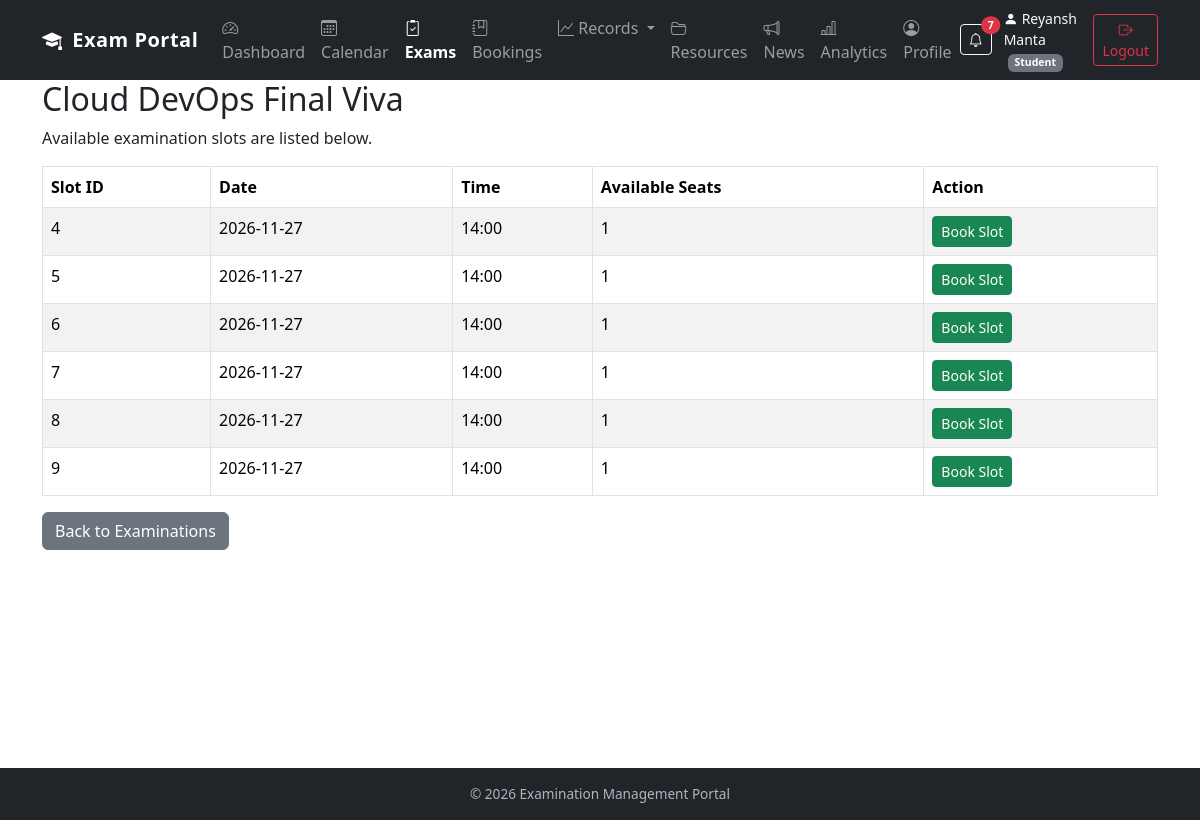
The app's page /student/examinations/2 (signed in) with its own data.
### models.py (models this page shows, shortened)
class User(db.Model):
    id = db.Column(db.Integer, primary_key=True)
    name = db.Column(db.String(100), nullable=False)
    email = db.Column(db.String(100), unique=True, nullable=False)
    password_hash = db.Column(db.String(200), nullable=False)
    role = db.Column(db.String(20), nullable=False)
    is_approved = db.Column(db.Boolean, default=False)
    is_active = db.Column(db.Boolean, default=True)

class Examination(db.Model):
    id = db.Column(db.Integer, primary_key=True)
    name = db.Column(db.String(100), nullable=False)
    course_id = db.Column(
        db.Integer, db.ForeignKey("course.id"), nullable=False
    )
    status = db.Column(db.String(30), default="Draft")
    slot_creation_start = db.Column(db.String(30))
    slot_creation_end = db.Column(db.String(30))
    booking_start = db.Column(db.String(30))
    booking_end = db.Column(db.String(30))
    slot_creation_open = db.Column(db.Boolean, default=False)
    booking_open = db.Column(db.Boolean, default=False)
    course = db.relationship("Course", backref="examinations")

class ExaminationSlot(db.Model):
    id = db.Column(db.Integer, primary_key=True)
    examination_id = db.Column(
        db.Integer, db.ForeignKey("examination.id"), nullable=False
    )
    examiner_id = db.Column(
        db.Integer, db.ForeignKey("user.id"), nullable=False
    )
    date = db.Column(db.String(20), nullable=False)
    time = db.Column(db.String(20), nullable=False)
    examination = db.relationship("Examination", backref="slots")
    examiner = db.relationship("User", backref="assigned_slots")
    capacity = db.Column(db.Integer, default=1)

### app.py (the view)
@app.route("/student/examinations/<int:examination_id>")
@role_required("Student")
def student_examination_slots(examination_id):
    examination = Examination.query.get_or_404(examination_id)
    slots = ExaminationSlot.query.filter_by(
        examination_id=examination_id
    ).filter(
        ExaminationSlot.date >= date.today().isoformat()
    ).all()
    available_slots = []
    for slot in slots:
        booked_count = Booking.query.filter_by(
            slot_id=slot.id,
            status="Booked"
        ).count()
        remaining_seats = slot.capacity - booked_count
        if remaining_seats > 0:
            available_slots.append({
                "slot": slot,
                "remaining_seats": remaining_seats
            })
    return render_template(
        "student_slots.html",
        examination=examination,
        available_slots=available_slots
    )

### app.py (called while the page is built)
def role_required(required_role):
    def decorator(function):
        @wraps(function)
        def wrapper(*args, **kwargs):
            if "user_id" not in session:
                return redirect(url_for("login"))
            user = User.query.get(session["user_id"])
            if not user.is_active:
                session.clear()
                return redirect(url_for("login"))
            if user is None:
                session.clear()
                return redirect(url_for("login"))
            if user.role != required_role:
                abort(403)
            if user.role == "Examiner" and not user.is_approved:
                session.clear()
                return redirect(url_for("login"))
            return function(*args, **kwargs)
        return wrapper
    return decorator

@app.context_processor
def inject_global_data():
    unread_count = 0
    if "user_id" in session:
        unread_count = Notification.query.filter_by(
            user_id=session["user_id"],
            is_read=False
        ).count()
    return {"unread_notifications_count": unread_count}

### templates/student_slots.html (shortened to what this page needs)
{% extends "base.html" %}
{% block content %}
<div class="container mt-4">
    <h2>{{ examination.name }}</h2>
    <p>Available examination slots are listed below.</p>
    {% if available_slots %}
    <div class="table-responsive">
        <table class="table table-bordered table-striped">
            <thead>
                <tr>
                    <th>Slot ID</th>
                    <th>Date</th>
                    <th>Time</th>
                    <th>Available Seats</th>
                    <th>Action</th>
                </tr>
            </thead>
            <tbody>
                {% for item in available_slots %}
                <tr>
                    <td>{{ item.slot.id }}</td>
                    <td>{{ item.slot.date }}</td>
                    <td>{{ item.slot.time }}</td>
                    <td>{{ item.remaining_seats }}</td>
                    <td>
                        <form method="POST"
                              action="{{ url_for(
                                  'student_book_slot',
                                  slot_id=item.slot.id
                              ) }}">
                            <button type="submit"
                                    class="btn btn-success btn-sm">
                                Book Slot
                            </button>
                        </form>
                    </td>
                </tr>
                {% endfor %}
            </tbody>
        </table>
    </div>
    {% else %}
        <p>No available slots for this examination.</p>
    {% endif %}
    <a href="{{ url_for('student_examinations') }}"
       class="btn btn-secondary">
        Back to Examinations
    </a>
</div>
{% endblock %}

### templates/base.html (shortened to what this page needs)
<!DOCTYPE html>
<html lang="en">
<head>
    <link href="https://cdn.jsdelivr.net/npm/bootstrap@5.3.3/dist/css/bootstrap.min.css" rel="stylesheet">
    <link href="https://cdn.jsdelivr.net/npm/bootstrap-icons@1.11.3/font/bootstrap-icons.min.css" rel="stylesheet">
</head>
<body>
    <nav class="navbar navbar-expand-lg navbar-dark bg-dark fixed-top">
        <div class="container">
            <a class="navbar-brand" href="{% if session.get('role') == 'Admin' %}{{ url_for('admin_dashboard') }}{% elif session.get('role') == 'Examiner' %}{{ url_for('examiner_dashboard') }}{% elif session.get('role') == 'Student' %}{{ url_for('student_dashboard') }}{% else %}{{ url_for('login') }}{% endif %}" title="Go to Dashboard">
                <i class="bi bi-mortarboard-fill me-1"></i> Exam Portal
            </a>
            <div class="collapse navbar-collapse" id="navbarNav">
                <ul class="navbar-nav me-auto">
                    {% if session.get("role") == "Admin" %}
                        <li class="nav-item">
                            <a class="nav-link {% if request.endpoint == 'admin_dashboard' %}active{% endif %}" href="{{ url_for('admin_dashboard') }}">
                                <i class="bi bi-speedometer2"></i> Dashboard
                            </a>
                        </li>
                        <li class="nav-item">
                            <a class="nav-link {% if request.endpoint in ['courses', 'add_course', 'edit_course'] %}active{% endif %}" href="{{ url_for('courses') }}">
                                <i class="bi bi-book"></i> Courses
                            </a>
                        </li>
                        <li class="nav-item dropdown">
                            <a class="nav-link dropdown-toggle {% if request.endpoint in ['examinations', 'add_examination', 'edit_examination', 'manage_rubrics', 'add_rubric', 'edit_rubric', 'examination_settings'] %}active{% endif %}" href="#" role="button" data-bs-toggle="dropdown">
                                <i class="bi bi-clipboard2-check"></i> Examinations
                            </a>
                            <ul class="dropdown-menu">
                                <li><a class="dropdown-item" href="{{ url_for('examinations') }}">All Examinations</a></li>
                                <li><a class="dropdown-item" href="{{ url_for('add_examination') }}">Add Examination</a></li>
                            </ul>
                        </li>
                        <li class="nav-item">
                            <a class="nav-link {% if request.endpoint == 'admin_slots' %}active{% endif %}" href="{{ url_for('admin_slots') }}">
                                <i class="bi bi-calendar-week"></i> Slots
                            </a>
                        </li>
                        <li class="nav-item">
                            <a class="nav-link {% if request.endpoint == 'admin_bookings' %}active{% endif %}" href="{{ url_for('admin_bookings') }}">
                                <i class="bi bi-journal-bookmark"></i> Bookings
                            </a>
                        </li>
                        <li class="nav-item">
                            <a class="nav-link {% if request.endpoint == 'admin_users' %}active{% endif %}" href="{{ url_for('admin_users') }}">
                                <i class="bi bi-people"></i> Users
                            </a>
                        </li>
                        <li class="nav-item">
                            <a class="nav-link {% if request.endpoint == 'admin_resources' %}active{% endif %}" href="{{ url_for('admin_resources') }}">
                                <i class="bi bi-folder2-open"></i> Resources
                            </a>
                        </li>
                        <li class="nav-item">
                            <a class="nav-link {% if request.endpoint == 'announcements_view' %}active{% endif %}" href="{{ url_for('announcements_view') }}">
                                <i class="bi bi-megaphone"></i> Announcements
                            </a>
                        </li>
                        <li class="nav-item">
                            <a class="nav-link {% if request.endpoint == 'performance_analytics' %}active{% endif %}" href="{{ url_for('performance_analytics') }}">
                                <i class="bi bi-bar-chart-line"></i> Analytics
                            </a>
                        </li>
                    {% elif session.get("role") == "Student" %}
                        <li class="nav-item">
                            <a class="nav-link {% if request.endpoint == 'student_dashboard' %}active{% endif %}" href="{{ url_for('student_dashboard') }}">
                                <i class="bi bi-speedometer2"></i> Dashboard
                            </a>
                        </li>
                        <li class="nav-item">
                            <a class="nav-link {% if request.endpoint == 'student_calendar' %}active{% endif %}" href="{{ url_for('student_calendar') }}">
                                <i class="bi bi-calendar3"></i> Calendar
                            </a>
                        </li>
                        <li class="nav-item">
                            <a class="nav-link {% if request.endpoint in ['student_examinations', 'student_examination_slots'] %}active{% endif %}" href="{{ url_for('student_examinations') }}">
                                <i class="bi bi-clipboard2-check"></i> Exams
                            </a>
                        </li>
                        <li class="nav-item">
                            <a class="nav-link {% if request.endpoint == 'student_bookings' %}active{% endif %}" href="{{ url_for('student_bookings') }}">
                                <i class="bi bi-journal-bookmark"></i> Bookings
                            </a>
                        </li>
                        <li class="nav-item dropdown">
                            <a class="nav-link dropdown-toggle {% if request.endpoint in ['student_history', 'student_upcoming', 'student_results'] %}active{% endif %}" href="#" role="button" data-bs-toggle="dropdown">
                                <i class="bi bi-graph-up"></i> Records
                            </a>
                        </li>
                        <li class="nav-item">
                            <a class="nav-link {% if request.endpoint == 'student_resources' %}active{% endif %}" href="{{ url_for('student_resources') }}">
                                <i class="bi bi-folder2-open"></i> Resources
                            </a>
                        </li>
                        <li class="nav-item">
                            <a class="nav-link {% if request.endpoint == 'announcements_view' %}active{% endif %}" href="{{ url_for('announcements_view') }}">
                                <i class="bi bi-megaphone"></i> News
                            </a>
                        </li>
                        <li class="nav-item">
                            <a class="nav-link {% if request.endpoint == 'performance_analytics' %}active{% endif %}" href="{{ url_for('performance_analytics') }}">
                                <i class="bi bi-bar-chart-line"></i> Analytics
                            </a>
                        </li>
                        <li class="nav-item">
                            <a class="nav-link {% if request.endpoint == 'student_profile' %}active{% endif %}" href="{{ url_for('student_profile') }}">
                                <i class="bi bi-person-circle"></i> Profile
                            </a>
                        </li>
                    {% endif %}
                </ul>
                {% if session.get("user_id") %}
                    <div class="d-flex align-items-center gap-2">
                        <a href="{{ url_for('notifications_view') }}" class="btn btn-outline-light btn-sm position-relative me-1" title="Notification Centre">
                            <i class="bi bi-bell"></i>
                            {% if unread_notifications_count and unread_notifications_count > 0 %}
                            <span class="position-absolute top-0 start-100 translate-middle badge rounded-pill bg-danger" style="font-size: 0.65rem;">
                                {{ unread_notifications_count }}
                            </span>
                            {% endif %}
                        </a>
                        <span class="text-light small">
                            <i class="bi bi-person-fill me-1"></i>{{ session.get("user_name") }}
                            <span class="badge bg-secondary ms-1">{{ session.get("role") }}</span>
                        </span>
                        <a href="{{ url_for('logout') }}" class="btn btn-outline-danger btn-sm">
                            <i class="bi bi-box-arrow-right"></i> Logout
                        </a>
                    </div>
                {% else %}
                    <div class="d-flex gap-2">
                        <a href="{{ url_for('login') }}" class="btn btn-outline-light btn-sm">Login</a>
                        <a href="{{ url_for('register') }}" class="btn btn-primary btn-sm">Register</a>
                    </div>
                {% endif %}
            </div>
        </div>
    </nav>
    <main class="pb-4">
        {% block content %}{% endblock %}
    </main>
    <footer class="text-center">
        <div class="container">
            &copy; 2026 Examination Management Portal
        </div>
    </footer>
</body>
</html>

### templates/base.html (style rules this page uses)
body { padding-top: 56px; }
.navbar-brand { font-weight: 600; letter-spacing: 0.5px; }
.nav-link.active { font-weight: 600; }
main { min-height: calc(100vh - 56px - 56px); }
footer { background: #212529; color: #adb5bd; padding: 1rem 0; font-size: 0.85rem; }

### records on screen
User: get "Reyansh Manta", get "Student"
Examination: name "Cloud DevOps Final Viva"
ExaminationSlot: slot.id "4", slot "2026-11-27", slot.time "14:00"
ExaminationSlot: slot.id "5", slot "2026-11-27", slot.time "14:00"
ExaminationSlot: slot.id "6", slot "2026-11-27", slot.time "14:00"
ExaminationSlot: slot.id "7", slot "2026-11-27", slot.time "14:00"
ExaminationSlot: slot.id "8", slot "2026-11-27", slot.time "14:00"
ExaminationSlot: slot.id "9", slot "2026-11-27", slot.time "14:00"

### other values on screen
{{ unread_notifications_count }} "7"
{{ item.remaining_seats }} "1" "1" "1" "1" "1" "1"
